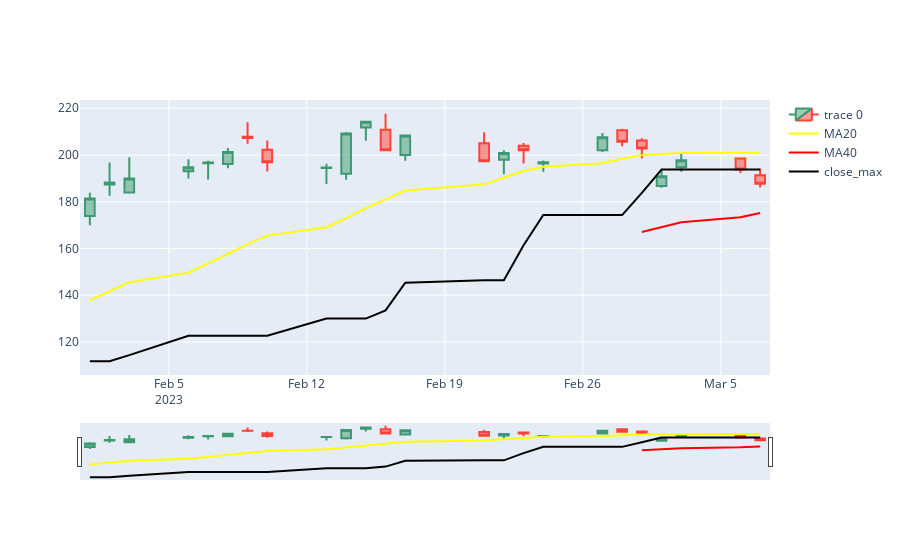

The notebook cell saved with this chart:
### Code cell
fig = go.Figure(data=[go.Candlestick(x=df_cortado.index,
                open=df_cortado['Open'],
                high=df_cortado['High'],
                low=df_cortado['Low'],
                close=df_cortado['Close'])])

#company = df_casos['companyName'][i]
#tupla = dfpl[dfpl["ind_posicion"]==0]
#tupla = dfpl.query("ind_posicion==0")
#candle = tupla.index[0]
#backcandles = 20
#window = 0

#sl_highs, interc_highs,  r_sq_h = collect_channel(candle, backcandles, window, id_caso)
#x = np.array(range(candle-backcandles-window, candle+1))
#fig.add_trace(go.Scatter(x=x, y=sl_highs*x + interc_highs, mode='lines', name='max slope'))
fig.add_trace(go.Scatter(x=df_cortado.index, y=df_cortado["MA20"], mode='lines', name='MA20', line=dict(color="Yellow")))
fig.add_trace(go.Scatter(x=df_cortado.index, y=df_cortado["MA40"], mode='lines', name='MA40', line=dict(color="Red")))
fig.add_trace(go.Scatter(x=df_cortado.index, y=df_cortado["TrendLine"], mode='lines', name='close_max', line=dict(color="black")))
#fig.add_trace(go.Scatter(x=dfpl.index, y=dfpl["close_min"], mode='markers', name='close_min', line=dict(color="black"), marker_symbol="star" ))
#fig.add_trace(go.Scatter(x=dfpl.index, y=dfpl["ind_high"], mode='markers', name='puntoTendencia', line=dict(color="blue"), marker_symbol="diamond" ))
fig.show()

### Figure 1 — Plotly figure (JSON) as saved in the notebook; plotly's stock layout.template omitted (floating-point values rounded to 4 significant figures)
{"data": [{"close": [181.4, 188.3, 190.0, 194.8, 196.8, 201.3, 207.3, 196.9, 194.6, 209.2, 214.2, 202.0, 208.3, 197.4, 200.9, 202.1, 196.9, 207.6, 205.7, 202.8, 190.9, 197.8, 193.8, 187.7], "high": [183.8, 196.8, 199, 198.2, 197.5, 203, 214, 206.2, 196.3, 209.8, 214.7, 217.6, 208.4, 209.7, 202.0, 205.1, 197.7, 209.4, 211.2, 207.2, 193.8, 200.5, 198.6, 194.2], "low": [169.9, 182.6, 183.7, 189.9, 189.6, 194.3, 204.8, 192.9, 187.6, 189.4, 206.1, 201.8, 197.5, 197.2, 191.8, 196.3, 192.8, 201.3, 203.8, 198.5, 186.0, 192.9, 192.3, 186.1], "open": [173.9, 187.3, 183.9, 193.0, 196.4, 196.1, 207.8, 202.2, 194.4, 191.9, 211.8, 210.8, 200.0, 205.0, 197.9, 203.9, 196.3, 202.0, 210.6, 206.2, 186.7, 194.8, 198.5, 191.4], "type": "candlestick", "x": ["2023-02-01T00:00:00", "2023-02-02T00:00:00", "2023-02-03T00:00:00", "2023-02-06T00:00:00", "2023-02-07T00:00:00", "2023-02-08T00:00:00", "2023-02-09T00:00:00", "2023-02-10T00:00:00", "2023-02-13T00:00:00", "2023-02-14T00:00:00", "2023-02-15T00:00:00", "2023-02-16T00:00:00", "2023-02-17T00:00:00", "2023-02-21T00:00:00", "2023-02-22T00:00:00", "2023-02-23T00:00:00", "2023-02-24T00:00:00", "2023-02-27T00:00:00", "2023-02-28T00:00:00", "2023-03-01T00:00:00", "2023-03-02T00:00:00", "2023-03-03T00:00:00", "2023-03-06T00:00:00", "2023-03-07T00:00:00"]}, {"line": {"color": "Yellow"}, "mode": "lines", "name": "MA20", "type": "scatter", "x": ["2023-02-01T00:00:00", "2023-02-02T00:00:00", "2023-02-03T00:00:00", "2023-02-06T00:00:00", "2023-02-07T00:00:00", "2023-02-08T00:00:00", "2023-02-09T00:00:00", "2023-02-10T00:00:00", "2023-02-13T00:00:00", "2023-02-14T00:00:00", "2023-02-15T00:00:00", "2023-02-16T00:00:00", "2023-02-17T00:00:00", "2023-02-21T00:00:00", "2023-02-22T00:00:00", "2023-02-23T00:00:00", "2023-02-24T00:00:00", "2023-02-27T00:00:00", "2023-02-28T00:00:00", "2023-03-01T00:00:00", "2023-03-02T00:00:00", "2023-03-03T00:00:00", "2023-03-06T00:00:00", "2023-03-07T00:00:00"], "y": [137.9, 141.6, 145.6, 149.7, 153.5, 157.6, 161.8, 165.5, 169.1, 173.0, 177.3, 181.0, 184.8, 187.4, 190.3, 193.2, 195.0, 196.5, 198.4, 199.9, 200.4, 200.9, 201.1, 200.7]}, {"line": {"color": "Red"}, "mode": "lines", "name": "MA40", "type": "scatter", "x": ["2023-02-01T00:00:00", "2023-02-02T00:00:00", "2023-02-03T00:00:00", "2023-02-06T00:00:00", "2023-02-07T00:00:00", "2023-02-08T00:00:00", "2023-02-09T00:00:00", "2023-02-10T00:00:00", "2023-02-13T00:00:00", "2023-02-14T00:00:00", "2023-02-15T00:00:00", "2023-02-16T00:00:00", "2023-02-17T00:00:00", "2023-02-21T00:00:00", "2023-02-22T00:00:00", "2023-02-23T00:00:00", "2023-02-24T00:00:00", "2023-02-27T00:00:00", "2023-02-28T00:00:00", "2023-03-01T00:00:00", "2023-03-02T00:00:00", "2023-03-03T00:00:00", "2023-03-06T00:00:00", "2023-03-07T00:00:00"], "y": [null, null, null, null, null, null, null, null, null, null, null, null, null, null, null, null, null, null, null, 167.1, 169.1, 171.2, 173.3, 175.2]}, {"line": {"color": "black"}, "mode": "lines", "name": "close_max", "type": "scatter", "x": ["2023-02-01T00:00:00", "2023-02-02T00:00:00", "2023-02-03T00:00:00", "2023-02-06T00:00:00", "2023-02-07T00:00:00", "2023-02-08T00:00:00", "2023-02-09T00:00:00", "2023-02-10T00:00:00", "2023-02-13T00:00:00", "2023-02-14T00:00:00", "2023-02-15T00:00:00", "2023-02-16T00:00:00", "2023-02-17T00:00:00", "2023-02-21T00:00:00", "2023-02-22T00:00:00", "2023-02-23T00:00:00", "2023-02-24T00:00:00", "2023-02-27T00:00:00", "2023-02-28T00:00:00", "2023-03-01T00:00:00", "2023-03-02T00:00:00", "2023-03-03T00:00:00", "2023-03-06T00:00:00", "2023-03-07T00:00:00"], "y": [111.8, 111.8, 114.4, 122.6, 122.6, 122.6, 122.6, 122.6, 130.0, 130.0, 130.0, 133.5, 145.4, 146.4, 146.4, 161.4, 174.3, 174.3, 174.3, 183.8, 193.8, 193.8, 193.8, 193.8]}], "layout": {"autosize": true, "xaxis": {"autorange": true, "range": ["2023-01-31 12:00", "2023-03-07 12:00"], "rangeslider": {"autorange": true, "range": ["2023-01-31 12:00", "2023-03-07 12:00"], "yaxis": {"_template": null, "rangemode": "match"}}, "type": "date"}, "yaxis": {"autorange": true, "range": [105.9, 223.5], "type": "linear"}}}
